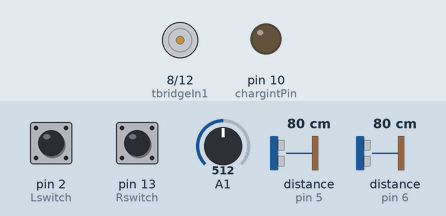
This sketch was run on a simulated Arduino Uno, built with avr-gcc and run on an emulated ATmega328P. Shown: motor-driver pin pairs drawn as motors (green arrow = first pin HIGH = forward, orange = second pin HIGH = backward, longer = more drive, scaled by the enable pin), output pins drawn as LEDs (lit = HIGH). Wiring (inferred from the names in the program): 2 × ultrasonic range finder: trigger pin 4, echo pin 5 / trigger pin 7, echo pin 6. Inputs (shaded band) come from the test bench; at power-on: pin 2 (Lswitch) HIGH, pin 13 (Rswitch) LOW, A1 = 512, distance to the obstacle (sensors on pin 5, pin 6) 80 cm. The echo pulse lasts 58.3 µs per cm; pins used as bus, display or sensor lines are not drawn; what the sketch prints to the serial monitor is not drawn.

Above: at 0.1 s.
At 1.6 s:
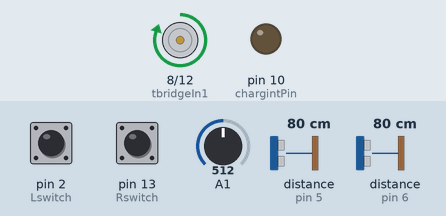
Timing chart, 0 to 3.1 s (numbered marks = the images above):
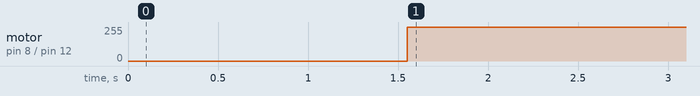

The sketch:

smart_charging_station.ino
```cpp
const int pingPin1 = 7; // Trigger Pin of Ultrasonic Sensor
const int echoPin1 = 6; // Echo Pin of Ultrasonic Sensor
const int pingPin2 = 4; // Trigger Pin of Ultrasonic Sensor
const int echoPin2 = 5; // Echo Pin of Ultrasonic Sensor
const int tbridgeIn1 = 8;
const int tbridgeIn2 = 12;
const int tbridgeENA = 9;
const int _speed = 254; // between 0 and 255
const int chargintPin = 10;
int Lswitch = 2;
int Rswitch = 13;
int flag=0;
int q = 0;
float A;
float V;
float h;
float epsilon = 2.14;
float maxEpsilon = 3.5;
boolean isNewDrone = true; // when true, we should accept a new drone (last drone must have full battery)

void setup()
{
  Serial.begin(9600);
  pinMode(Lswitch, INPUT);
  pinMode(Rswitch, INPUT);
  pinMode(pingPin1, OUTPUT);
  pinMode(echoPin1, INPUT);
  pinMode(pingPin2, OUTPUT);
  pinMode(echoPin2, INPUT);
  pinMode (A0, INPUT);
  pinMode (A1, INPUT);
  pinMode(chargintPin,OUTPUT);
  digitalWrite(chargintPin,LOW);
  pinMode(tbridgeIn1, OUTPUT);
  pinMode(tbridgeIn2, OUTPUT);
  pinMode(tbridgeENA, OUTPUT);
}

void new_loop() {
  V=0;
  if (isLeftSwitchDoorClosed() == true) {
    if (isDroneThere() == true) {
      if (isThereCurrent() == true) {
        if (isBatteryFull() == true) {
          isNewDrone = false;
          stopChargingDrone();
        }
        else {
          chargeDrone();
        }
      }
      else {
        forwardBlock();
      }
    }
    else {
      // do nothing
    }
  }
  else if (isRightSwitchDoorClosed() == true) {
    if (isDroneThere() == true) {
      if (isThereCurrent() == true) {
        if (isBatteryFull() == true) {
          stopChargingDrone();
          backwardBlock();
        }
        else {
          chargeDrone();
        }
      }
      else {
        backwardBlock();
      }
    }
    else {
      backwardBlock();
    }
  }
  else {
    if (isDroneThere() == true) {
      if (isThereCurrent() == true) {
        if (isBatteryFull() == true) {
          stopChargingDrone();
          backwardBlock();
        }
        else {
          chargeDrone();
        }
      }
      else {
        forwardBlock();
      }
    }
    else {
      backwardBlock();
    }
  }
  delay(1000);
}


void loop() {

  int goBackToOriginalState = 0;
  int doNothing = 0;
  int isDebugging = 0;

  if (isDebugging == 1) {
    test_rekhevim(1);
  }
  else if (doNothing == 1) {
    // in order to stop block moving while coding
  }
  else if (goBackToOriginalState == 1) {
    backwardBlock();
  }
else {
  //original_loop();
  new_loop();
  Serial.print("Percentage = "); Serial.print(getBatteryPercentage()); Serial.println("%");
}


}


void backwardBlock()
{
  q = 0;
  analogWrite(tbridgeENA, _speed);
  digitalWrite(tbridgeIn1, HIGH);
  digitalWrite(tbridgeIn2, LOW);
}

void forwardBlock()
{
  q++;
  if (q >= 3) {
    backwardBlock();
    delay(300);
    return;
  }

  analogWrite(tbridgeENA, _speed);
  digitalWrite(tbridgeIn1, LOW);
  digitalWrite(tbridgeIn2, HIGH);
}

void stopBlock()
{

  analogWrite(tbridgeENA, 0);
}

bool isDroneThere()
{
  int i=0,counter =0;
  for(;i<5;i++){
   long duration, cm, cm2;
   digitalWrite(pingPin1, LOW);
   delayMicroseconds(2);
   digitalWrite(pingPin1, HIGH);
   delayMicroseconds(10);
   digitalWrite(pingPin1, LOW);
   duration = pulseIn(echoPin1, HIGH);
   cm = microsecondsToCentimeters(duration);
   delay(300);
   // ------------------
   digitalWrite(pingPin2, LOW);
   delayMicroseconds(2);
   digitalWrite(pingPin2, HIGH);
   delayMicroseconds(10);
   digitalWrite(pingPin2, LOW);
   duration = pulseIn(echoPin2,HIGH);
   cm2 = microsecondsToCentimeters(duration);
   bool toReturn = (cm <= 42 && cm>=5) || (cm2 <= 42 && cm2>=5);
   if (toReturn == true && isNewDrone == false) { isNewDrone = true; }
    toReturn ? counter++ : counter--;
  }
   return counter>=3;
}

long microsecondsToCentimeters(long microseconds)
{
   return microseconds / 29 / 2;
}


boolean isLeftSwitchDoorClosed() {
  return digitalRead(Lswitch) == LOW;
}

boolean isRightSwitchDoorClosed(){
  return digitalRead(Rswitch) == LOW;
}

boolean isThereCurrent(){
  V = analogRead (A1)/41.2;   //-------calibrate
  digitalWrite(chargintPin,LOW);
  delay(500);
  A= analogRead (A0)/183.3;
  if( V >= epsilon) {
    return true;
  }
  return false;
}

boolean isBatteryFull() {
  digitalWrite(chargintPin,LOW);
  delay(450);
  V= analogRead (A1)/41.2;   //-------calibrate
  A= analogRead (A0)/183.3;
  boolean toReturn = V >= 4.32;
  if (toReturn) q = 0;
  return toReturn;
}

float getBatteryPercentage() {
  V = analogRead (A1)/41.2;
  if (V >= 4.32) V= 4.32;
  if (V < epsilon) V = 0.0;
  return 100.0 * (V / 4.32);
}

void chargeDrone() {
  digitalWrite(chargintPin,HIGH);
  delay(15000); // 15 seconds
  digitalWrite(chargintPin, LOW);
}

void stopChargingDrone() {
  digitalWrite(chargintPin, LOW);
}


void test_rekhevim(int i) {
  if (i == 0) {
    while (true) {
      forwardBlock();
      delay(2500);
      stopBlock();
      delay(2500);
      backwardBlock();
      delay(2500);
    }
  }
  if (i == 1) {
    while (true) {
//      Serial.print("Left Door = ");Serial.println(isLeftSwitchDoorClosed() ? "Closed" : "Open");
//      Serial.print("Right Door = "); Serial.println(isRightSwitchDoorClosed() ? "Closed" : "Open");
      delay(1000);
    }
  }
  if (i == 2) {
    while (true) {
//      Serial.print("isDroneThere() = ");Serial.println(isDroneThere() ? "YES" : "NO");
    }
  }
}
```

Measured:
- by itself, motor on pin 8 (tbridgeIn1) / pin 12 (tbridgeIn2): stopped → forward 254/255 at 1.6 s
